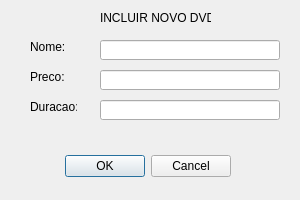
<?xml version="1.0" encoding="UTF-8"?>
<ui version="4.0">
 <class>IncluirDVD</class>
 <widget class="QDialog" name="IncluirDVD">
  <property name="geometry">
   <rect>
    <x>0</x>
    <y>0</y>
    <width>300</width>
    <height>200</height>
   </rect>
  </property>
  <property name="minimumSize">
   <size>
    <width>300</width>
    <height>200</height>
   </size>
  </property>
  <property name="maximumSize">
   <size>
    <width>300</width>
    <height>200</height>
   </size>
  </property>
  <property name="windowTitle">
   <string>Dialog</string>
  </property>
  <widget class="QDialogButtonBox" name="buttonBox">
   <property name="geometry">
    <rect>
     <x>-110</x>
     <y>150</y>
     <width>341</width>
     <height>32</height>
    </rect>
   </property>
   <property name="orientation">
    <enum>Qt::Horizontal</enum>
   </property>
   <property name="standardButtons">
    <set>QDialogButtonBox::Cancel|QDialogButtonBox::Ok</set>
   </property>
  </widget>
  <widget class="QLabel" name="label_dvd">
   <property name="geometry">
    <rect>
     <x>100</x>
     <y>10</y>
     <width>111</width>
     <height>16</height>
    </rect>
   </property>
   <property name="text">
    <string>INCLUIR NOVO DVD</string>
   </property>
  </widget>
  <widget class="QLabel" name="label_nome">
   <property name="geometry">
    <rect>
     <x>30</x>
     <y>40</y>
     <width>47</width>
     <height>13</height>
    </rect>
   </property>
   <property name="text">
    <string>Nome:</string>
   </property>
  </widget>
  <widget class="QLabel" name="label_preco">
   <property name="geometry">
    <rect>
     <x>30</x>
     <y>70</y>
     <width>47</width>
     <height>13</height>
    </rect>
   </property>
   <property name="text">
    <string>Preco:</string>
   </property>
  </widget>
  <widget class="QLabel" name="label_duracao">
   <property name="geometry">
    <rect>
     <x>30</x>
     <y>100</y>
     <width>47</width>
     <height>13</height>
    </rect>
   </property>
   <property name="text">
    <string>Duracao:</string>
   </property>
  </widget>
  <widget class="QLineEdit" name="line_nome">
   <property name="geometry">
    <rect>
     <x>100</x>
     <y>40</y>
     <width>180</width>
     <height>20</height>
    </rect>
   </property>
  </widget>
  <widget class="QLineEdit" name="line_preco">
   <property name="geometry">
    <rect>
     <x>100</x>
     <y>70</y>
     <width>180</width>
     <height>20</height>
    </rect>
   </property>
  </widget>
  <widget class="QLineEdit" name="line_duracao">
   <property name="geometry">
    <rect>
     <x>100</x>
     <y>100</y>
     <width>180</width>
     <height>20</height>
    </rect>
   </property>
  </widget>
 </widget>
 <resources/>
 <connections>
  <connection>
   <sender>buttonBox</sender>
   <signal>accepted()</signal>
   <receiver>IncluirDVD</receiver>
   <slot>accept()</slot>
   <hints>
    <hint type="sourcelabel">
     <x>248</x>
     <y>254</y>
    </hint>
    <hint type="destinationlabel">
     <x>157</x>
     <y>274</y>
    </hint>
   </hints>
  </connection>
  <connection>
   <sender>buttonBox</sender>
   <signal>rejected()</signal>
   <receiver>IncluirDVD</receiver>
   <slot>reject()</slot>
   <hints>
    <hint type="sourcelabel">
     <x>316</x>
     <y>260</y>
    </hint>
    <hint type="destinationlabel">
     <x>286</x>
     <y>274</y>
    </hint>
   </hints>
  </connection>
 </connections>
</ui>
